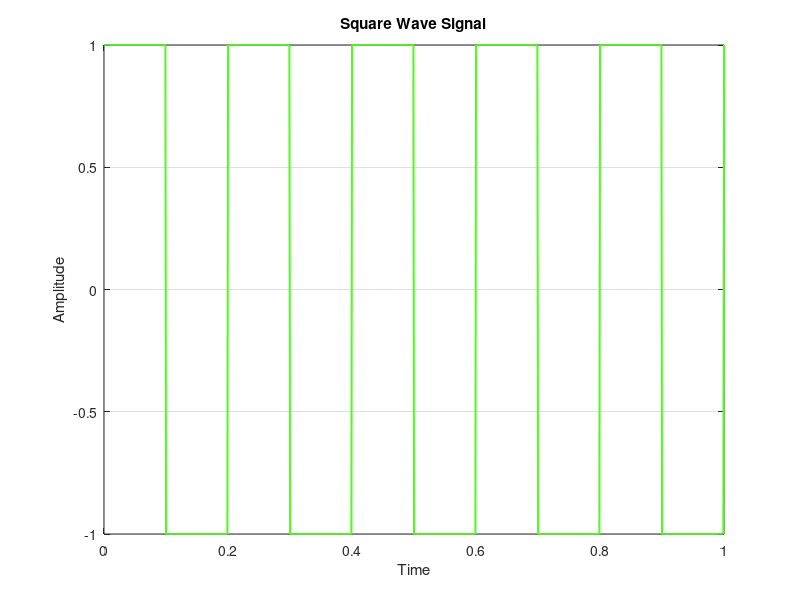

The MATLAB script that drew this image:
clc;
clear;

fs = 1000;
t = 0:1/fs:1;

f = 5;

x = square(2*pi*f*t);

plot(t,x, "Linewidth",1.5, 'Color',[0.32, 0.98, 0.13])

grid on
title('Square Wave Signal')
xlabel('Time')
ylabel('Amplitude')
